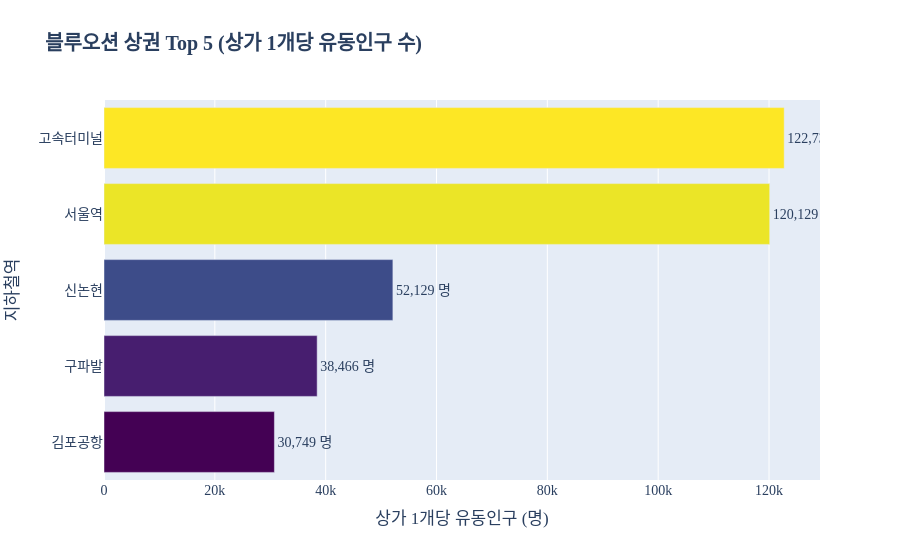

Here is the notebook cell this chart was saved with:
### Code cell
df_q3 = pd.read_csv('q3_blue_ocean.csv')

fig3 = px.bar(
    df_q3, 
    y='station_name', 
    x='people_per_store', 
    orientation='h',
    text='people_per_store', 
    title='<b>블루오션 상권 Top 5 (상가 1개당 유동인구 수)</b>',
    labels={'station_name': '지하철역', 'people_per_store': '상가 1개당 유동인구 (명)'},
    color='people_per_store',
    color_continuous_scale='Viridis'
)
fig3.update_traces(
    texttemplate='%{text:,.0f} 명', 
    textposition='outside'         
)

fig3.update_layout(
    yaxis={'categoryorder': 'total ascending'},
    font=dict(family="Malgun Gothic", size=14),
    coloraxis_showscale=False 
)
fig3.show()

### Figure 1 — Plotly figure (JSON) as saved in the notebook; plotly's stock layout.template omitted (floating-point values rounded to 4 significant figures)
{"data": [{"hovertemplate": "상가 1개당 유동인구 (명)=%{marker.color}<br>지하철역=%{y}<extra></extra>", "legendgroup": "", "marker": {"color": [122700.0, 120100.0, 52130.0, 38470.0, 30750.0], "coloraxis": "coloraxis", "pattern": {"shape": ""}}, "name": "", "orientation": "h", "showlegend": false, "text": [122700.0, 120100.0, 52130.0, 38470.0, 30750.0], "textposition": "outside", "texttemplate": "%{text:,.0f} 명", "type": "bar", "x": [122700.0, 120100.0, 52130.0, 38470.0, 30750.0], "xaxis": "x", "y": ["고속터미널", "서울역", "신논현", "구파발", "김포공항"], "yaxis": "y"}], "layout": {"barmode": "relative", "coloraxis": {"colorbar": {"title": {"text": "상가 1개당 유동인구 (명)"}}, "colorscale": [[0, "#440154"], [0.1111, "#482878"], [0.2222, "#3e4989"], [0.3333, "#31688e"], [0.4444, "#26828e"], [0.5556, "#1f9e89"], [0.6667, "#35b779"], [0.7778, "#6ece58"], [0.8889, "#b5de2b"], [1, "#fde725"]], "showscale": false}, "font": {"family": "Malgun Gothic", "size": 14}, "legend": {"tracegroupgap": 0}, "title": {"text": "<b>블루오션 상권 Top 5 (상가 1개당 유동인구 수)</b>"}, "xaxis": {"anchor": "y", "domain": [0, 1], "title": {"text": "상가 1개당 유동인구 (명)"}}, "yaxis": {"anchor": "x", "categoryorder": "total ascending", "domain": [0, 1], "title": {"text": "지하철역"}}}}
